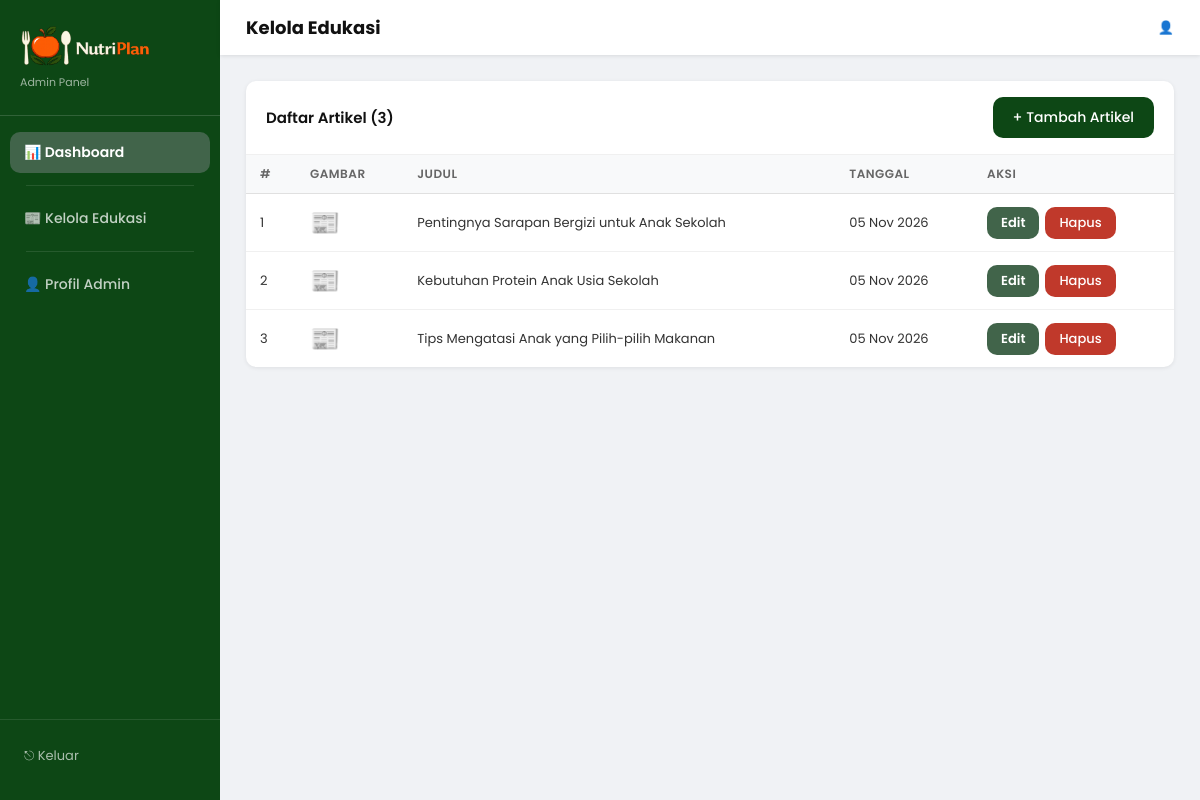
/admin/pages/edukasi_list.php, run on the app's committed database.
### tables this page shows
CREATE TABLE IF NOT EXISTS edukasi (
  id_edukasi INT AUTO_INCREMENT PRIMARY KEY,
  judul      VARCHAR(255) NOT NULL,
  isi        TEXT NOT NULL,
  gambar     VARCHAR(255) DEFAULT NULL,
  created_at TIMESTAMP DEFAULT CURRENT_TIMESTAMP
);

### admin/pages/edukasi_list.php (the view, shortened to what this page needs)
<?php
$edukasi = mysqli_fetch_all(
    mysqli_query($conn, "SELECT id_edukasi, judul, gambar, created_at FROM edukasi ORDER BY created_at DESC"),
    MYSQLI_ASSOC
);
?>
<!DOCTYPE html>
<html lang="id">
<head>
    <link rel="stylesheet" href="/assets/css/style.css">
    <link rel="stylesheet" href="/assets/css/admin.css">
</head>
<body class="admin-body">
<?php include ROOT . '/includes/admin_sidebar.php'; ?>
<div class="admin-main">
    <div class="admin-topbar">
        <h1>Kelola Edukasi</h1>
        <span class="admin-topbar-user">👤 <?= htmlspecialchars($_SESSION['nama']) ?></span>
    </div>
    <div class="admin-page">
        <div class="admin-card">
            <div class="admin-card-header">
                <h3>Daftar Artikel (<?= count($edukasi) ?>)</h3>
                <a href="/admin/index.php?page=edukasi_tambah" class="btn-primary" style="font-size:14px; padding:10px 20px;">+ Tambah Artikel</a>
            </div>
            <table class="admin-table">
                <thead>
                    <tr>
                        <th style="width:50px;">#</th>
                        <th>Gambar</th>
                        <th>Judul</th>
                        <th>Tanggal</th>
                        <th>Aksi</th>
                    </tr>
                </thead>
                <tbody>
                    <?php foreach ($edukasi as $i => $e): ?>
                    <tr>
                        <td><?= $i + 1 ?></td>
                        <td>
                            <?php if ($e['gambar'] && file_exists(ROOT . '/assets/images/' . $e['gambar'])): ?>
                                <img src="/assets/images/<?= htmlspecialchars($e['gambar']) ?>" alt="">
                            <?php else: ?>
                                <span style="font-size:24px;">📰</span>
                            <?php endif; ?>
                        </td>
                        <td><?= htmlspecialchars($e['judul']) ?></td>
                        <td style="white-space:nowrap;"><?= date('d M Y', strtotime($e['created_at'])) ?></td>
                        <td>
                            <div class="admin-table-actions">
                                <a href="/admin/index.php?page=edukasi_edit&id=<?= $e['id_edukasi'] ?>"
                                   class="btn-secondary" style="font-size:13px; padding:6px 14px;">Edit</a>
                                <form method="POST" action="/admin/index.php?page=edukasi_hapus"
                                      onsubmit="return confirm('Hapus artikel ini?')">
                                    <button type="submit" class="btn-danger" style="font-size:13px; padding:6px 14px;">Hapus</button>
                                </form>
                            </div>
                        </td>
                    </tr>
                    <?php endforeach; ?>
                </tbody>
            </table>
        </div>
    </div>
</div>
</body>
</html>

### assets/css/style.css (style rules this page uses)
*, *::before, *::after { margin: 0; padding: 0; box-sizing: border-box; }
body { font-family: 'Poppins', sans-serif; background: #fff; color: #111; padding-top: 88px; min-height: 100vh; display: flex; flex-direction: column; }
a { text-decoration: none; color: inherit; }
button, input, select, textarea { font-family: 'Poppins', sans-serif; }
:root { --green-primary: #0d4715; --green-secondary: #41644a; --green-light: rgba(13, 71, 21, 0.15); --green-overlay: rgba(13, 71, 21, 0.85); --shadow-card: 4px 4px 9.75px rgba(109, 109, 109, 0.25); --radius-sm: 10px; --radius-lg: 20px; --radius-xl: 30px; }
.btn-primary { display: inline-block; background: var(--green-primary); color: #fff; padding: 11px 22px; border-radius: var(--radius-sm); font-size: 13px; font-weight: 500; border: none; cursor: pointer; transition: background .2s; }
.btn-secondary { display: inline-block; background: var(--green-secondary); color: #fff; padding: 8px 22px; border-radius: var(--radius-sm); font-size: 14px; font-weight: 600; border: none; cursor: pointer; transition: background .2s; }
.btn-danger { display: inline-block; background: #c0392b; color: #fff; padding: 6px 16px; border-radius: var(--radius-sm); font-size: 12px; font-weight: 500; border: none; cursor: pointer; transition: background .2s; }

### assets/css/admin.css (style rules this page uses)
body.admin-body { padding-top: 0; background: #f0f2f5; display: flex; flex-direction: row; min-height: 100vh; }
.admin-main { margin-left: 220px; flex: 1; min-height: 100vh; display: flex; flex-direction: column; }
.admin-topbar { background: #fff; padding: 14px 26px; display: flex; align-items: center; justify-content: space-between; box-shadow: 0 1px 4px rgba(0,0,0,0.1); position: sticky; top: 0; z-index: 100; }
.admin-topbar h1 { font-size: 18px; font-weight: 700; color: #111; }
.admin-topbar-user { font-size: 13px; color: #555; }
.admin-page { padding: 26px; flex: 1; }
.admin-card { background: #fff; border-radius: var(--radius-sm); box-shadow: 0 1px 4px rgba(0,0,0,0.08); overflow: hidden; margin-bottom: 20px; }
.admin-card-header { padding: 16px 20px; display: flex; align-items: center; justify-content: space-between; border-bottom: 1px solid #f0f0f0; }
.admin-card-header h3 { font-size: 15px; font-weight: 600; color: #111; }
.admin-table { width: 100%; border-collapse: collapse; }
.admin-table th { background: #f8f9fa; padding: 10px 14px; text-align: left; font-size: 12px; font-weight: 600; color: #666; text-transform: uppercase; letter-spacing: .5px; border-bottom: 1px solid #e0e0e0; }
.admin-table td { padding: 11px 14px; font-size: 13px; color: #333; border-bottom: 1px solid #f0f0f0; vertical-align: middle; }
.admin-table tr:last-child td { border-bottom: none; }
.admin-table-actions { display: flex; gap: 6px; align-items: center; }

### data on the page
edukasi: judul "Pentingnya Sarapan Bergizi untuk Anak Sekolah", created_at "05 Nov 2026"
edukasi: judul "Kebutuhan Protein Anak Usia Sekolah", created_at "05 Nov 2026"
edukasi: judul "Tips Mengatasi Anak yang Pilih-pilih Makanan", created_at "05 Nov 2026"

### other printed values
count($edukasi) "3"
